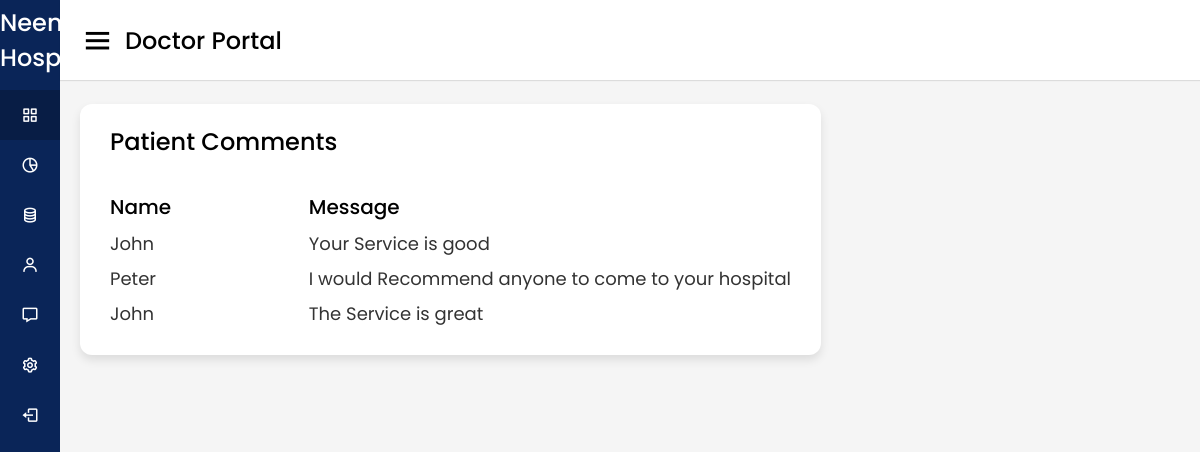
Screenshot of /feedbackmng (signed in) with the database file from the repository.
### tables this page shows
CREATE TABLE feedbackTable(
				id INTEGER PRIMARY KEY AUTOINCREMENT,
				fullname TEXT,
				message TEXT
				);

### main.py (the view)
@app.route('/feedbackmng')
def feedbackmng():
	if 'doctor_id' in session:
		feedback=get_comments()
		return render_template('docfeedback.html', feedback=feedback)
	else:
		return redirect(url_for('doclogin'))

### main.py (called while the page is built)
def get_comments():
	conn = sqlite3.connect('neema.db')
	cursor = conn.cursor()
	cursor.execute('SELECT fullname,message FROM feedbackTable')
	comments_ = cursor.fetchall()
	conn.close()
	return comments_

### templates/docfeedback.html (shortened to what this page needs)
{% extends "doctorBase.html" %}
{% block content %}
<div class="home-content">
 <div class="sales-boxes">
          <div class="recent-sales box">
            <div class="title">Patient Comments</div>
            <br>
            <div class="sales-details">
              <ul class="details">
                <li class="topic">Name</li>
                {% for comment in feedback %}
                <li><a href="#">{{comment[0]}}</a></li>
                {% endfor%}
              </ul>
              <ul class="details">
                <li class="topic">Message</li>
                {% for comment in feedback %}
                <li><a href="#">{{comment[1]}}</a></li>
                {% endfor%}
              </ul>
            </div>
        </div>
    </div>
</div>
{% endblock %}

### static/css/docstyle.css (style rules this page uses)
* { margin: 0; padding: 0; box-sizing: border-box; font-family: 'Poppins', sans-serif; }
.home-section .home-content { position: relative; padding-top: 104px; }
.home-content .sales-boxes { display: flex; justify-content: space-between; }
.home-content .sales-boxes .recent-sales { width: 65%; background: #fff; padding: 20px 30px; margin: 0 20px; border-radius: 12px; box-shadow: 0 5px 10px rgba(0, 0, 0, 0.1); }
.home-content .sales-boxes .sales-details { display: flex; align-items: center; justify-content: space-between; }
.sales-boxes .box .title { font-size: 24px; font-weight: 500; }
.sales-boxes .sales-details li.topic { font-size: 20px; font-weight: 500; }
.sales-boxes .sales-details li { list-style: none; margin: 8px 0; }
.sales-boxes .sales-details li a { font-size: 18px; color: #333; font-size: 400; text-decoration: none; }

### rows the page displays
feedbackTable: fullname "John", message "Your Service is good"
feedbackTable: fullname "Peter", message "I would Recommend anyone to come to your hospital"
feedbackTable: fullname "John", message "The Service is great"
